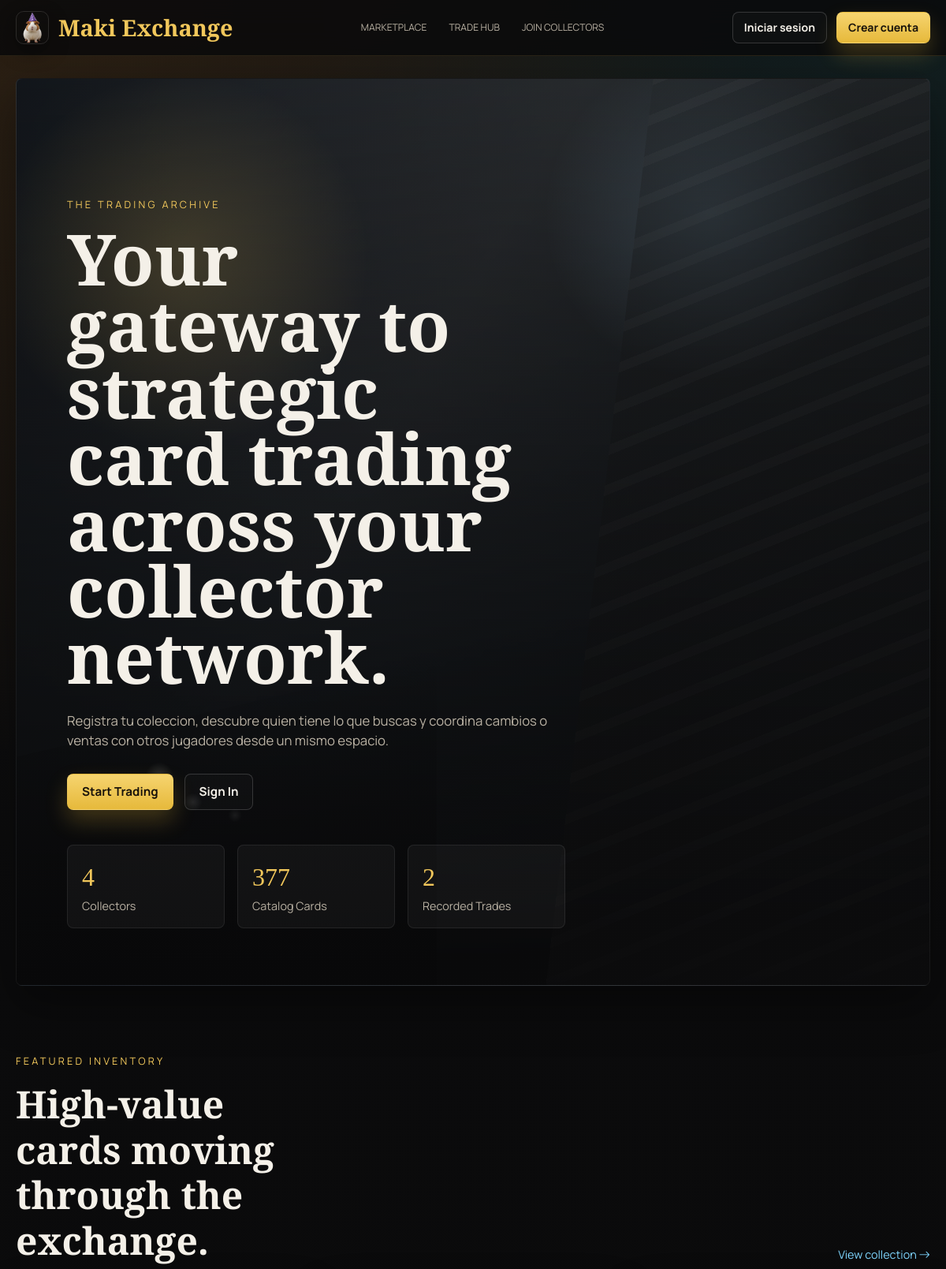
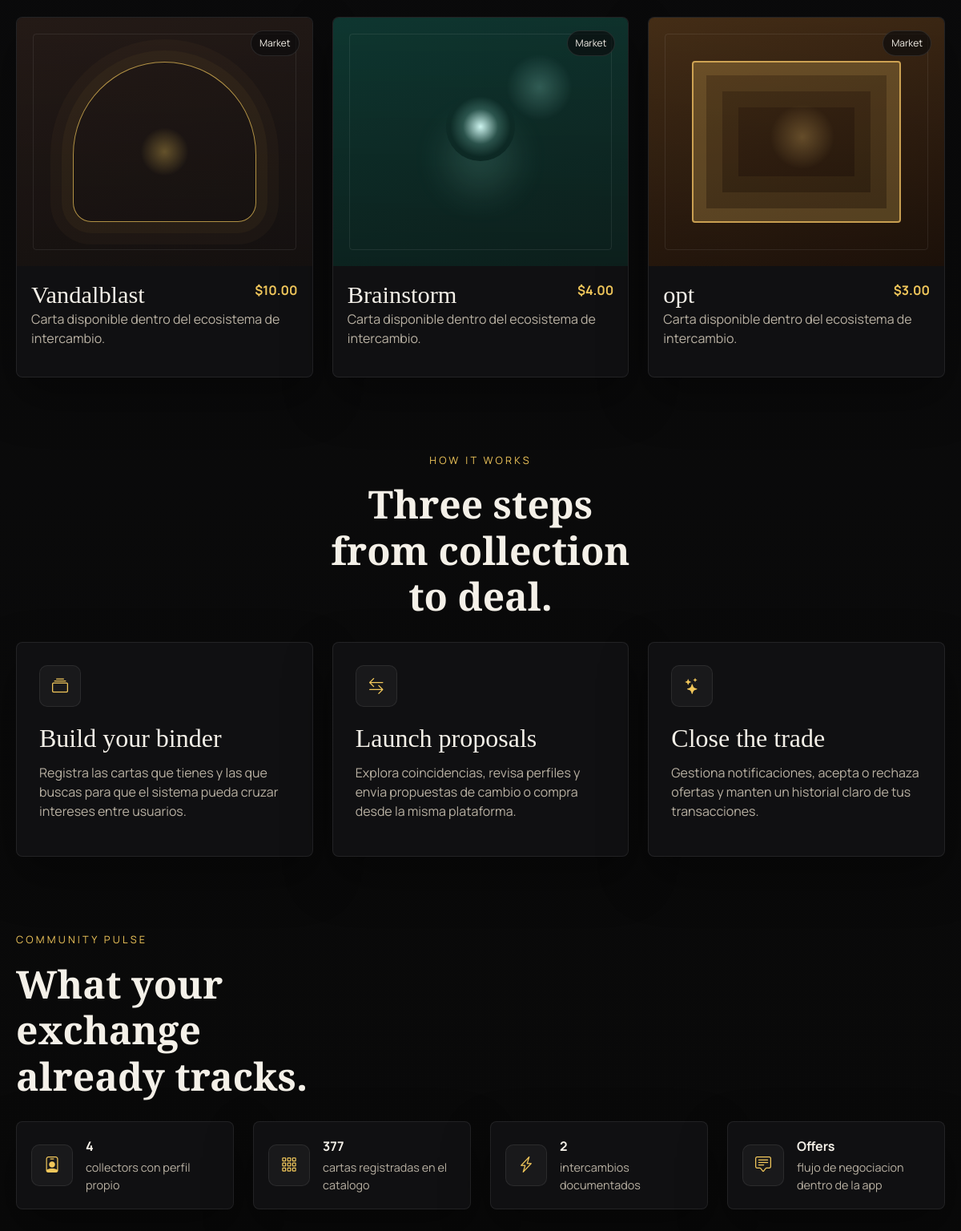
The page / on the database its author committed (2 pictures, top to bottom).
### users/models.py (models this page shows, shortened)
class Card(models.Model):
    name = models.CharField(max_length=150)
    description = models.TextField(blank=True, null=True)
    price = models.DecimalField(max_digits=10, decimal_places=2, default=0.00)
    scryfall_id = models.CharField(max_length=64, unique=True, blank=True, null=True)
    set_name = models.CharField(max_length=120, blank=True, null=True)
    set_code = models.CharField(max_length=16, blank=True, null=True)
    collector_number = models.CharField(max_length=32, blank=True, null=True)
    image_url = models.URLField(blank=True, null=True)
    rarity = models.CharField(max_length=32, blank=True, null=True)
    usd_price = models.DecimalField(max_digits=10, decimal_places=2, blank=True, null=True)
    usd_foil_price = models.DecimalField(max_digits=10, decimal_places=2, blank=True, null=True)
    eur_price = models.DecimalField(max_digits=10, decimal_places=2, blank=True, null=True)

### my_django_project/urls.py (the view)
# urls.py: path('', home, name='home'),  # Ruta para la pantalla de inicio
def home(request):
    context = {
        'featured_cards': Card.objects.order_by('-price', 'name')[:3],
        'active_collectors': CustomUser.objects.count(),
        'listed_cards': Card.objects.count(),
        'active_exchanges': Exchange.objects.count(),
    }
    return render(request, 'home.html', context)

### templates/home.html (shortened to what this page needs)
{% extends "base.html" %}
{% block body_class %}landing-page{% endblock %}
{% block content %}
<section class="hero-panel">
    <div class="hero-panel__backdrop"></div>
    <div class="hero-panel__content">
        <p class="eyebrow">The Trading Archive</p>
        <h1>Your gateway to strategic card trading across your collector network.</h1>
        <p class="hero-copy">
            Registra tu coleccion, descubre quien tiene lo que buscas y coordina cambios o ventas
            con otros jugadores desde un mismo espacio.
        </p>
        <div class="hero-actions">
            {% if user.is_authenticated %}
            <a href="{% url 'card_list' %}" class="button button--primary">Open Collection</a>
            <a href="{% url 'list_exchanges' %}" class="button button--ghost">Trade Hub</a>
            {% else %}
            <a href="{% url 'register' %}" class="button button--primary">Start Trading</a>
            <a href="{% url 'login' %}" class="button button--ghost">Sign In</a>
            {% endif %}
        </div>
        <div class="hero-stats">
            <div class="hero-stat">
                <span class="hero-stat__value">{{ active_collectors }}</span>
                <span class="hero-stat__label">Collectors</span>
            </div>
            <div class="hero-stat">
                <span class="hero-stat__value">{{ listed_cards }}</span>
                <span class="hero-stat__label">Catalog Cards</span>
            </div>
            <div class="hero-stat">
                <span class="hero-stat__value">{{ active_exchanges }}</span>
                <span class="hero-stat__label">Recorded Trades</span>
            </div>
        </div>
    </div>
</section>
<section class="landing-section">
    <div class="section-heading">
        <div>
            <p class="eyebrow">Featured Inventory</p>
            <h2>High-value cards moving through the exchange.</h2>
        </div>
        <a href="{% if user.is_authenticated %}{% url 'card_list' %}{% else %}{% url 'register' %}{% endif %}" class="section-link">
            View collection <i class="bi bi-arrow-right"></i>
        </a>
    </div>
    <div class="featured-grid">
        {% for card in featured_cards %}
        <article class="featured-card">
            <div class="featured-card__art featured-card__art--{{ forloop.counter }}">
                <span class="featured-card__badge">
                    {% if card.price and card.price > 100 %}
                    Premium
                    {% else %}
                    Market
                    {% endif %}
                </span>
            </div>
            <div class="featured-card__body">
                <div class="featured-card__row">
                    <h3>{{ card.name }}</h3>
                    <strong>${{ card.price }}</strong>
                </div>
                <p>{{ card.description|default:"Carta disponible dentro del ecosistema de intercambio."|truncatechars:110 }}</p>
            </div>
        </article>
        {% endfor %}
    </div>
</section>
<section class="landing-section process-section">
    <div class="section-heading section-heading--centered">
        <div>
            <p class="eyebrow">How It Works</p>
            <h2>Three steps from collection to deal.</h2>
        </div>
    </div>
    <div class="process-grid">
        <article class="process-card">
            <div class="process-card__icon"><i class="bi bi-collection"></i></div>
            <h3>Build your binder</h3>
            <p>Registra las cartas que tienes y las que buscas para que el sistema pueda cruzar intereses entre usuarios.</p>
        </article>
        <article class="process-card">
            <div class="process-card__icon"><i class="bi bi-arrow-left-right"></i></div>
            <h3>Launch proposals</h3>
            <p>Explora coincidencias, revisa perfiles y envia propuestas de cambio o compra desde la misma plataforma.</p>
        </article>
        <article class="process-card">
            <div class="process-card__icon"><i class="bi bi-stars"></i></div>
            <h3>Close the trade</h3>
            <p>Gestiona notificaciones, acepta o rechaza ofertas y manten un historial claro de tus transacciones.</p>
        </article>
    </div>
</section>
<section class="landing-section ticker-section">
    <div class="section-heading">
        <div>
            <p class="eyebrow">Community Pulse</p>
            <h2>What your exchange already tracks.</h2>
        </div>
    </div>
    <div class="ticker-grid">
        <article class="ticker-card">
            <span class="ticker-card__icon"><i class="bi bi-person-badge"></i></span>
            <div>
                <strong>{{ active_collectors }}</strong>
                <p>collectors con perfil propio</p>
            </div>
        </article>
        <article class="ticker-card">
            <span class="ticker-card__icon"><i class="bi bi-grid-3x3-gap"></i></span>
            <div>
                <strong>{{ listed_cards }}</strong>
                <p>cartas registradas en el catalogo</p>
            </div>
        </article>
        <article class="ticker-card">
            <span class="ticker-card__icon"><i class="bi bi-lightning-charge"></i></span>
            <div>
                <strong>{{ active_exchanges }}</strong>
                <p>intercambios documentados</p>
            </div>
        </article>
        <article class="ticker-card">
            <span class="ticker-card__icon"><i class="bi bi-chat-square-text"></i></span>
            <div>
                <strong>Offers</strong>
                <p>flujo de negociacion dentro de la app</p>
            </div>
        </article>
    </div>
</section>
{% endblock %}

### rows shown on the page
Card: shows "Market", name "Vandalblast", price "10.00", description "Carta disponible dentro del ecosistema de intercambio."
Card: shows "Market", name "Brainstorm", price "4.00", description "Carta disponible dentro del ecosistema de intercambio."
Card: shows "Market", name "opt", price "3.00", description "Carta disponible dentro del ecosistema de intercambio."

### other values the page prints
{{ active_collectors }} "4"
{{ listed_cards }} "377"
{{ active_exchanges }} "2"
